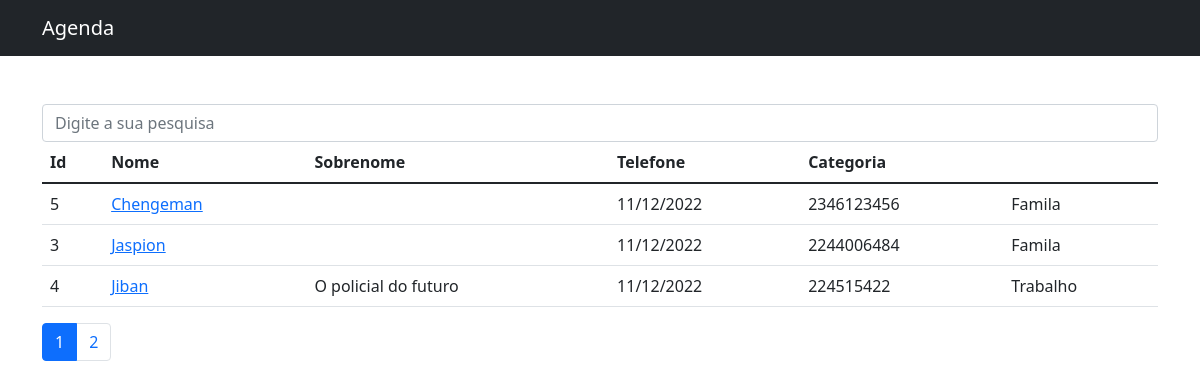
Before: / with the older database file.
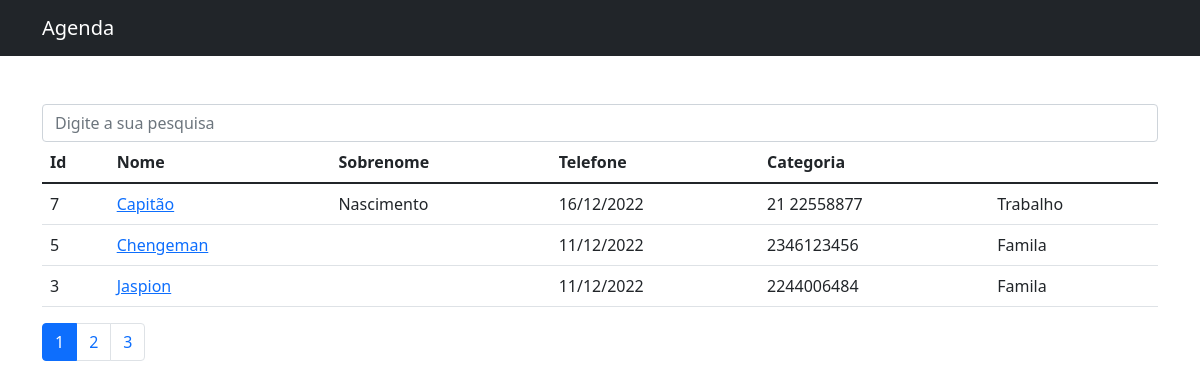
After: the same page with the newer database file.
### contatos/models.py (models this page shows, shortened)
class Contato(models.Model):
    nome = models.CharField(max_length=255)
    sobrenome = models.CharField(max_length=255, blank=True)
    telefone = models.CharField(max_length=255)
    email = models.CharField(max_length=255, blank=True)
    data_criacao = models.DateTimeField(default=timezone.now)
    descricao = models.TextField(blank=True)
    mostrar = models.BooleanField(default=True)
    foto = models.ImageField(blank=True, upload_to='fotos/%Y/%m/%D')
    categoria = models.ForeignKey(Categoria, on_delete=models.DO_NOTHING)

class Categoria(models.Model):
    def __str__(self):
        return self.nome
    nome = models.CharField(max_length=255)

### contatos/views.py (the view)
# urls.py: path('', views.index, name='index'),
def index(request):
    contatos = Contato.objects.order_by('nome')
    paginator = Paginator(contatos, 3)
    page_number = request.GET.get('p')
    contatos = paginator.get_page(page_number)
    return render(request, 'contatos/index.html', {
        'contatos': contatos
    })

### contatos/templates/contatos/index.html
{% extends 'base.html' %}
{% block conteudo %}
<table class="table">
    <thead>
        <tr>
            <th>Id</th>
            <th>Nome</th>
            <th>Sobrenome</th>
            <th>Telefone</th>
            <th>Categoria</th>
        </tr>
    </thead>
    <tbody>
        {% for contato in contatos %}
        {% if contato.mostrar %}
        <tr>
            <td>{{ contato.id }}</td>
            <td>
                <a href="{% url 'ver_contato' contato.id %}">{{ contato.nome }}</a>
            </td>
            <td>{{ contato.sobrenome }}</td>
            <td>{{ contato.data_criacao | date:'d/m/Y' }}</td>
            <td>{{ contato.telefone }}</td>
            <td>{{ contato.categoria }}</td>
        </tr>
        {% endif %}
        {% endfor %}
    </tbody>
</table>
<nav aria-label="Page navigation example">
    <ul class="pagination">
        {% for pagina in contatos.paginator.page_range %}
        {% if contatos.number == pagina %}
        <li class="page-item active"><a class="page-link" href="?p={{ pagina }}&termo={{ request.GET.termo }}">{{ pagina }}</a></li>
        {% else %}
        <li class="page-item"><a class="page-link" href="?p={{ pagina }}&termo={{ request.GET.termo }}">{{ pagina }}</a></li>
        {% endif %}
        {% endfor %}
    </ul>
</nav>
{% endblock %}

### templates/base.html (shortened to what this page needs)
{% load static %}
<!DOCTYPE html>
<html lang="pt">
<head>
    {% include 'partials/_head.html' %}
</head>
<body>
    {% include 'partials/_nav.html' %}
    <div class="container">
        <div class="row">
            <div class="col-lg-12">
                {% if 'account' not in request.path %}
                <br /> <br />
                <form method="get" action="{% url 'busca' %}">
                    <div class="form-group row">
                        <div class="col-12">
                            <input type="search" class="form-control" id="search-input"
                                placeholder="Digite a sua pesquisa" name="termo" value="{{ request.GET.termo }}">
                        </div>
                    </div>
                </form>
                {% endif %}
                {% block conteudo %} {% endblock %}
            </div>
        </div>
    </div>
</body>
</html>

### templates/partials/_head.html (shortened to what this page needs)
{% load static %}
<link href="https://cdn.jsdelivr.net/npm/bootstrap@5.1.3/dist/css/bootstrap.min.css" rel="stylesheet">

### templates/partials/_nav.html (shortened to what this page needs)
<nav class="navbar navbar-expand-lg navbar-dark bg-dark static-top">
    <div class="container">
      <a class="navbar-brand" href="{% url 'index' %}">{% block titulo %}{% endblock %}Agenda</a>
    </div>
  </nav>

Changed rows visible on the page:
no longer on this page (row unchanged): Contato: id "4", nome "Jiban", sobrenome "O policial do futuro", data_criacao "11/12/2022", telefone "224515422", categoria "Trabalho"
added Contato: id "7", nome "Capitão", sobrenome "Nascimento", data_criacao "16/12/2022", telefone "21 22558877", categoria "Trabalho"
Other visible differences:
new list line: "3"
